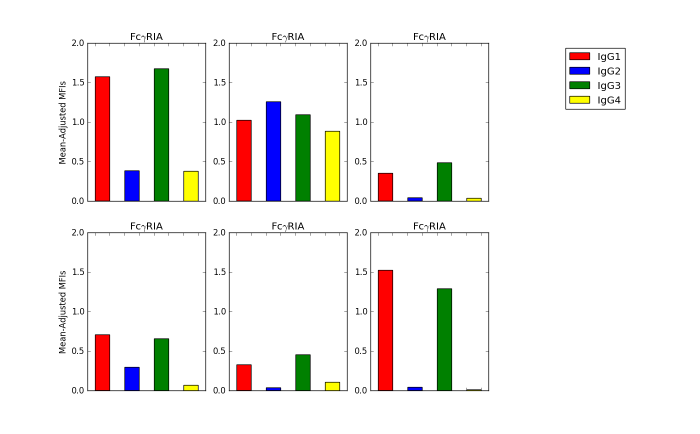
#> input picture test.png, 1400 x 868 px (shown at 1/2 size)
$ python -i StoneHelper.py   (imports and definitions only)   (older library calls are emulated)
#> lines starting #> are read from the running program, lines starting #| are printed output that depends on the picture
### StoneModel.py
import numpy as np
from scipy.optimize import brentq
from scipy.misc import comb
from memoize import memoize
import warnings
from os.path import join
import pandas as pd

np.seterr(over = 'raise')

# Normal distribution function. Sums over the likelihoods of points in x
# [6 lines left out: function logpdf_sum, not called in this run]

# A fast cached version of nchoosek
@memoize
def nchoosek(n, k):
    return comb(n, k, exact=True)

# Normalize the input data taking into account batch effects
# [103 lines left out: functions normalizeData, ReqFuncSolver, StoneMod, not called in this run]


class StoneModel:
    ## This function returns the log likelihood of a point in an MCMC against the ORIGINAL set of data.
    ## This function takes in a NumPy array of shape (12) for x, the array KaMat from loadData, the array mfiAdjMean from loadData, the array
    ## tnpbsa from loadData, the array meanPerCond from loadData, and the array biCoefMat from loadData. The first six elements are the common
    ## logarithms of the receptor expression levels of FcgRIA, FcgRIIA-Arg, FcgRIIA-His, FcgRIIB, FcgRIIIA-Phe, and FcgRIIIA-Val (respectively),
    ## the common logarithm of the Kx coefficient (by which the affinity for any receptor-IgG combo is multiplied in order to return Kx), the common
    ## logarithms of the MFI-per-TNP-BSA ratios for TNP-4-BSA and TNP-26-BSA, respectively, the effective avidity of TNP-4-BSA, the effective avidity
    ## of TNP-26-BSA, and the coefficient by which the mean MFI for a certain combination of FcgR, IgG, and avidity is multiplied to produce the
    ## standard deviation of MFIs for that condition.
    # [96 lines left out: functions NormalErrorCoefcalc, NormalErrorCoef, not called in this run]

    def __init__(self, newData = True):
        ## Find path for csv files, on any machine wherein the repository recepnum1 exists.
#> called with newData = True
        path = './Nimmerjahn Lab and Bruhns Data'
        self.TNPs = ['TNP-4', 'TNP-26']
        self.Igs = ['IgG1', 'IgG2', 'IgG3', 'IgG4']
        self.FcgRs = ['FcgRI', 'FcgRIIA-Arg', 'FcgRIIA-His', 'FcgRIIB', 'FcgRIIIA-Phe', 'FcgRIIIA-Val']
        self.pNames = ['Kx1', 'sigConv1', 'sigConv2', 'gnu1', 'gnu2', 'sigma']

        self.newData = newData

        for i in range(6):
            self.pNames.insert(0, 'Rexp')

        if newData:
            ## Create the NumPy array Rquant, where each row represents a particular
            ## IgG (1,2,3, or 4) and each column corresponds to a particular FcgR
            ## (FcgRIA, FcgRIIA-H,FcgRIIA-R, FcgRIIB, FcgRIIIA-F, and FcgRIIIA-V)

            ## Read in the receptor quantifications for the Nimmerjahn Lab's second
            ## set of data. Using the function reader from the csv library, this data
            ## is used to make the iterable object quant, each iterable element of
            ## which is a single-element list containing a string corresponding to
            ## a row in the original csv.
            self.Rquant = np.loadtxt(join(path,'FcgRquant.csv'), delimiter=',', skiprows=1)
            self.Rquant = np.log10(self.Rquant).transpose().tolist()

            # Remove nan entries from each array
            for i in range(6):
                self.Rquant[i] = np.delete(self.Rquant[i], np.where(np.isnan(self.Rquant[i])))

            # Load and normalize dataset two
            self.mfiAdjMean = normalizeData(join(path,'New-Fig2B.csv'))

            # We only include a second sigma if new data
            self.pNames.append('sigma2')
        else:
            # Load and normalize dataset one
            self.mfiAdjMean = normalizeData(join(path,'Luxetal2013-Fig2B.csv'))

        ## Define the matrix of Ka values from Bruhns
        ## For accuracy, the Python implementation of this code will use
        ## Ka values as opposed to Kd, as these were the values which Bruhns
        ## gives in his experiments. These are read in from a csv in the
        ## folder Nimmerjahn Lab and Bruhns Data. Each row represents a particular
        ## FcgR (FcgRIA, FcgRIIA-H, FcgRIIA-R, FcgRIIB, FcgRIIIA-F, FcgRIIIA-V)
        ## and each column represents a particular IgG(1, 2, 3, 4).

        ## First, read in the csv. It will result in an iterable object, wherein
        ## each element is a single-element list containing a single string, each
        ## string corresponding to a single row from the csv.
        self.kaBruhns = np.loadtxt(join(path,'FcgR-Ka-Bruhns.csv'), delimiter=',')

        ## Define concentrations of TNP-4-BSA and TNP-26-BSA, respectively
        ## These are put into the numpy array "tnpbsa"
        self.tnpbsa = np.array([1/67122,1/70928])*1e-3*5

        # Set upper and lower bounds
        ## Upper and lower bounds of the 12 parameters
        lbR = 3
        ubR = 8
        lbKx = -25
        ubKx = 3
        lbc = -10
        ubc = 5
        lbv = 1
        ubv = 35
        lbsigma = -4
        ubsigma = 1

        ## Create vectors for upper and lower bounds
        ## Only allow sampling of TNP-4 up to double its expected avidity.
        if newData:
            self.lb = np.array([lbR,lbR,lbR,lbR,lbR,lbR,lbKx,lbc,lbc,lbv,lbv,lbsigma,lbsigma], dtype = np.float64)
            self.ub = np.array([ubR,ubR,ubR,ubR,ubR,ubR,ubKx,ubc,ubc,ubv,ubv,ubsigma,ubsigma], dtype = np.float64)
        else:
            self.lb = np.array([lbR,lbR,lbR,lbR,lbR,lbR,lbKx,lbc,lbc,lbv,lbv,lbsigma], dtype = np.float64)
            self.ub = np.array([ubR,ubR,ubR,ubR,ubR,ubR,ubKx,ubc,ubc,ubv,ubv,ubsigma], dtype = np.float64)

        # Indices for the various elements. Remember that for the new data the receptor
        # expression is concatted
        self.uvIDX = [9, 10]
        self.kxIDX = [6]
        self.cIDX = [7, 8]
        self.sigIDX = 11
        self.sig2IDX = 12

        self.Nparams = len(self.lb)

### StoneHelper.py
import numpy as np
import pandas as pd
import matplotlib
import matplotlib.pyplot as plt
import matplotlib.patches as mpatches
import matplotlib.lines as mlines
import matplotlib.colors as mcolors
from matplotlib import rc
from matplotlib.font_manager import FontProperties
import h5py
from tqdm import tqdm
import seaborn as sns
import StoneModel
import importlib

try:
   import cPickle as pickle
except:
   import pickle

# [1 line not run here, left out]

def seaborn_colorblindGet():
   # This function collects the collor palette settings used in seaborn-colorblind, so as
   # to get all of seaborn's colors without the unwanted formatting effects of seaborn
   # backColor is the background color used in seaborn's colorblind setting
   backColor = (234,234,242)
   backColor = tuple((np.array(backColor)/255).tolist())
   Colors = sns.color_palette('colorblind')
   Colors = sns.color_palette('muted')
   Colors.insert(0,backColor)
   Colors = np.transpose(np.array(Colors))
   Colors = pd.DataFrame(Colors,columns=(['back-color']+['color']*6))
   backColor = (float(Colors[['back-color']].values[j]) for j in range(3))
   colorspre = np.transpose(Colors[['color']].values)
   colors = []
   for j in range(6):
      pre = colorspre[j]
      temp = []
      for k in range(3):
         temp.append(float(pre[k]))
      colors.append(tuple(temp))
   return colors, backColor

# [1 line that did not run here, left out]

Igs = {'IgG1':'o', 'IgG2':'d', 'IgG3':'s', 'IgG4':'^'}

fcgrs = ['FcgRI','FcgRIIA-131R','FcgRIIA-131H','FcgRIIB','FcgRIIIA-158F','FcgRIIIA-158V']
FcgRs = {}
# [2 lines not run here, left out]
igs = [elem for elem in Igs]
fcgrs = [elem for elem in FcgRs]

# [1 line that did not run here, left out]

# Reads in hdf5 file and returns the instance of StoneModel and MCMC chain
# [27 lines left out: function read_chain, not called in this run]

def rep(x, N):
  return [item for item in x for i in range(N)]

# Return a dataframe with the measured data labeled with the condition variables
# [54 lines left out: functions getMeasuredDataFrame, getFitPrediction, mapMCMC, not called in this run]

# Reduce the collection of predictions to various summary statistics.
def reduceMCMC(frameList, groupByC = ['Ig', 'FcgR', 'TNP'], dropC = ['Expression', 'pSetNum']):
    # Drop indicated columns
    frameList = frameList.drop(dropC, axis = 1).groupby(groupByC)

    # Summarize the collections in various ways
    frameListMean = frameList.mean().reset_index()
    frameListStd = frameList.std().reset_index()
    frameListMedian = frameList.median().reset_index()
    frameListMin = frameList.min().reset_index()
    frameListMax = frameList.max().reset_index()
    frameListLowCI = frameList.quantile(0.025).reset_index()
    frameListHighCI = frameList.quantile(0.975).reset_index()

    # Merge each frame together with a suffix to indicate what each quantity is
    frameAgg = frameListMean.merge(frameListStd, on = groupByC, suffixes = ('_mean', '_std'))
    frameAgg = frameAgg.merge(frameListMedian, on = groupByC, suffixes = ('', '_median'))
    frameAgg = frameAgg.merge(frameListMin, on = groupByC, suffixes = ('', '_min'))
    frameAgg = frameAgg.merge(frameListMax, on = groupByC, suffixes = ('', '_max'))
    frameAgg = frameAgg.merge(frameListLowCI, on = groupByC, suffixes = ('', '_lCI'))
    frameAgg = frameAgg.merge(frameListHighCI, on = groupByC, suffixes = ('', '_uCI'))

    return frameAgg

# Return the fit and measured data merged into a single dataframe
# [337 lines left out: functions getFitMeasMerged, getFitMeasMergedSummarized, makeFcIgLegend, plotNormalizedBindingvsKA, plotFit, plotQuant and 7 more, not called in this run]

def mapStore():
   frameList = mapMCMC(lambda x: getFitPrediction(M,x),dset.as_matrix()[:,2:])
   frameList.to_pickle('mapped_chain.pkl')

def reduce():
   frameList = pd.read_pickle('mapped_chain.pkl')
   return reduceMCMC(frameList)

# [11 lines left out: function violinTest, not called in this run]

>>> import cv2
>>> picture = cv2.imread('test.png', cv2.IMREAD_GRAYSCALE)
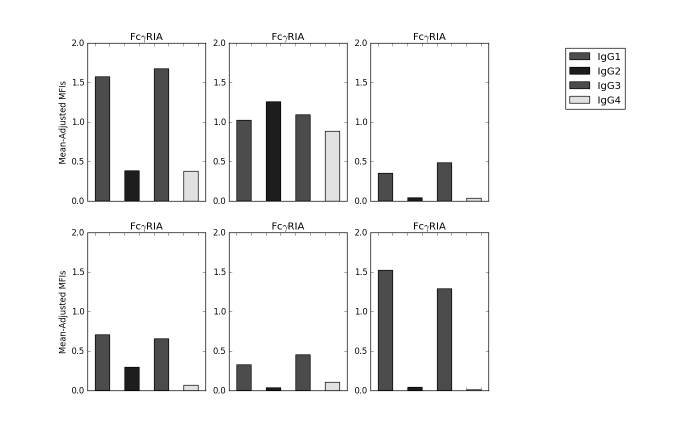
#> picture: shape (868, 1400) (shown at 1/2 size); min 0, max 255, mean 240.7
#> (the run stopped early here; a loop or call above may not have finished)
